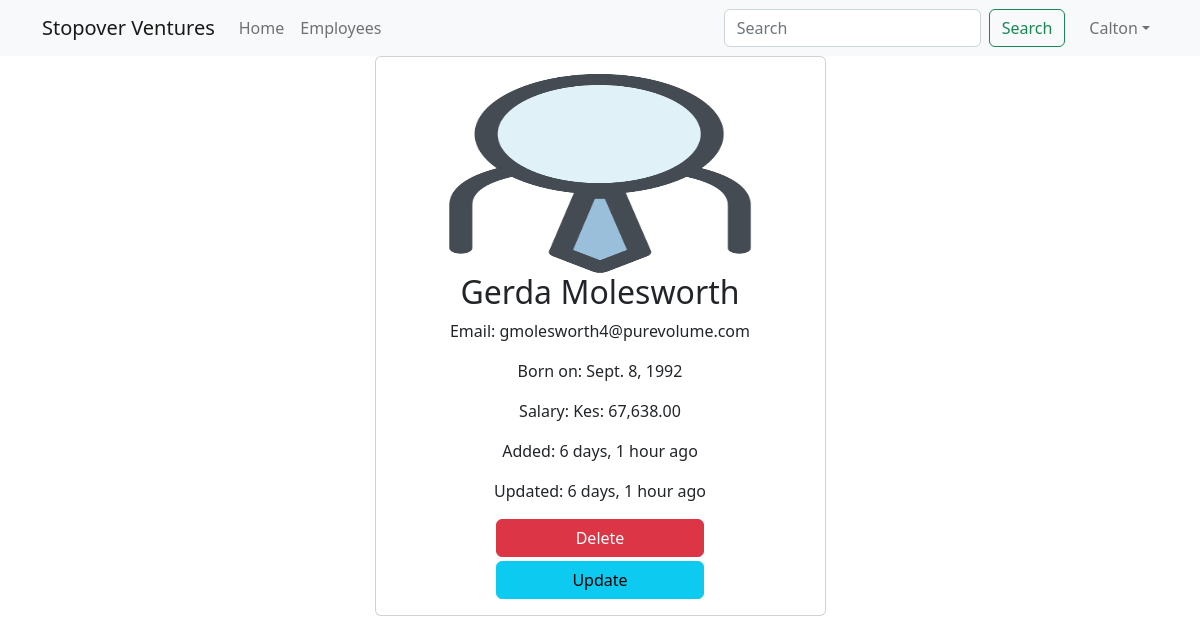
The app's page /employees/5 (signed in), older data.
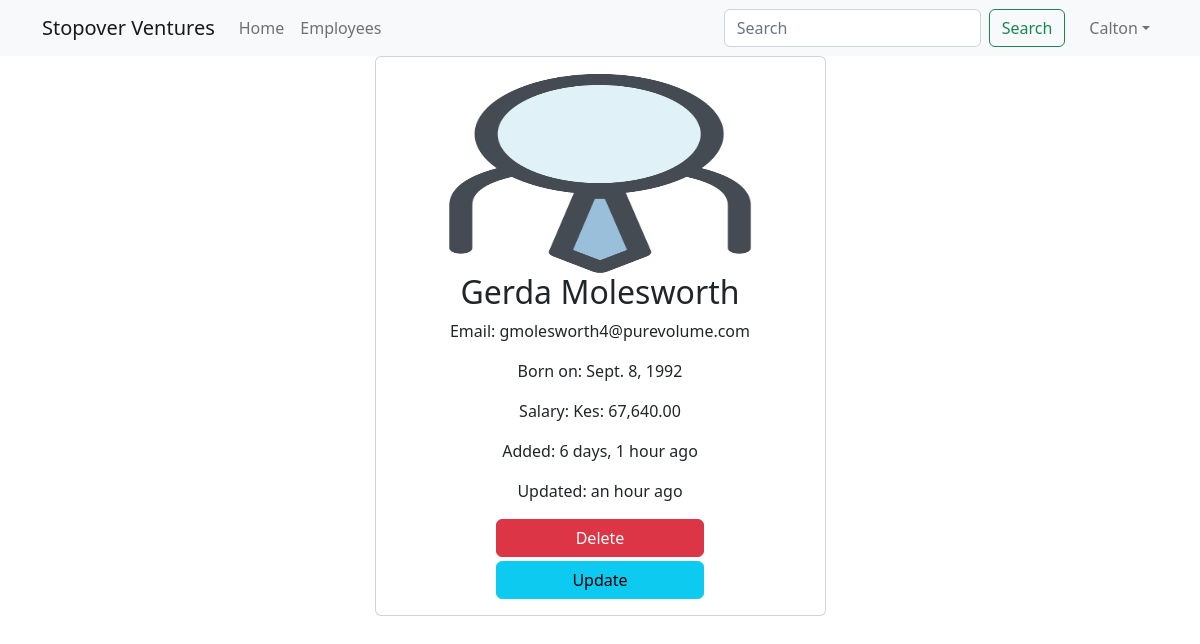
The same page, newer data.
### main_app/models.py (models this page shows, shortened)
class Employee(models.Model):
    name = models.CharField(max_length=40)
    email = models.EmailField(unique=True)
    dob = models.DateField(null=True)
    salary = models.DecimalField(max_digits=7, decimal_places=2)
    disabled = models.BooleanField(default=False)
    profile = models.ImageField(upload_to=unique_img_name, null=True, default="employees/default.png")
    created_at = models.DateTimeField(auto_now_add=True, null=True)  # added once during creation
    updated_at = models.DateTimeField(auto_now=True, null=True)  # updates every time update happens

### main_app/views.py (the view)
# urls.py: path('employees/<int:emp_id>', views.employee_details, name="details"),
@login_required
def employee_details(request, emp_id):
    employee = Employee.objects.get(pk=emp_id)  # SELECT * From employees WHERE id=1
    return render(request, 'employee_details.html', {"employee": employee})

### templates/employee_details.html (shortened to what this page needs)
{% extends 'base_template.html' %}
{% load humanize %}
{% block content %}
	{% include 'navbar.html' %}
	<div class="container">
	<div class="row justify-content-center">
		<div class="col-sm-5">
			<div class="card text-center">
				<div class="card-body">
					{% if employee.profile %}
						<img src="{{ employee.profile.url }}" height="200px" width="200px" alt="" class="card-img-top">
					{% endif %}
					<h2 class="card-title">{{ employee.name }}</h2>
					<p class="card-text">Email: {{ employee.email }}</p>
					<p class="card-text">Born on: {{ employee.dob }}</p>
					<p class="card-text">Salary: Kes: {{ employee.salary | intcomma}} </p>
					<p class="card-text">Added: {{ employee.created_at | naturaltime }}</p>
					<p class="card-text">Updated: {{ employee.updated_at | naturaltime }}</p>
					{% if perms.main_app.delete_employee %}
						<a href="{% url 'delete' employee.id %}" class="btn btn-danger w-50 mb-1">Delete</a>
					{% endif %}
					<br>
					{% if perms.main_app.change_employee %}
						<a href="{% url 'update' employee.id %}" class="btn btn-info w-50 ">Update</a>
					{% endif %}
				</div>
			</div>
		</div>
	</div>
</div>
{% endblock %}

### templates/base_template.html (shortened to what this page needs)
<!doctype html>
<html lang="en">
<head>
	<link href="https://cdn.jsdelivr.net/npm/bootstrap@5.2.3/dist/css/bootstrap.min.css" rel="stylesheet">
</head>
<body>
	{% block content %}
	{% endblock %}
</body>
</html>

### templates/navbar.html (shortened to what this page needs)
<nav class="navbar sticky-top navbar-expand-lg bg-light">
  <div class="container">
    <a class="navbar-brand" href="{% url 'home' %}">Stopover Ventures</a>
    <div class="collapse navbar-collapse" id="navbarTogglerDemo02">
      <ul class="navbar-nav me-auto mb-2 mb-lg-0">
        <li class="nav-item">
          <a class="nav-link {% if "/" == request.path %} active {% endif %} " aria-current="page" href="{% url 'home' %}">Home</a>
        </li>
        <li class="nav-item">
          <a class="nav-link {% if "/employees" == request.path %} active {% endif %} " href="{% url 'all' %}">Employees</a>
        </li>
      </ul>
      <form class="d-flex" role="search" method="get" action="{% url 'search' %}">
        <input class="form-control me-2" name="search_word" type="search" placeholder="Search" aria-label="Search">
        <button class="btn btn-outline-success" type="submit">Search</button>
      </form>
	<ul class="navbar-nav ms-3 mb-2 mb-lg-0">
		<li class="nav-item dropdown">
  <a class="nav-link dropdown-toggle" href="#" role="button" data-bs-toggle="dropdown">{{ user.first_name }}</a>
</li>
	</ul>
    </div>
  </div>
</nav>

Row changes from the older to the newer data that the page shows:
changed Employee "Gerda Molesworth": salary "67,638.00" → "67,640.00"; updated_at "6 days, 1 hour ago" → "an hour ago"
